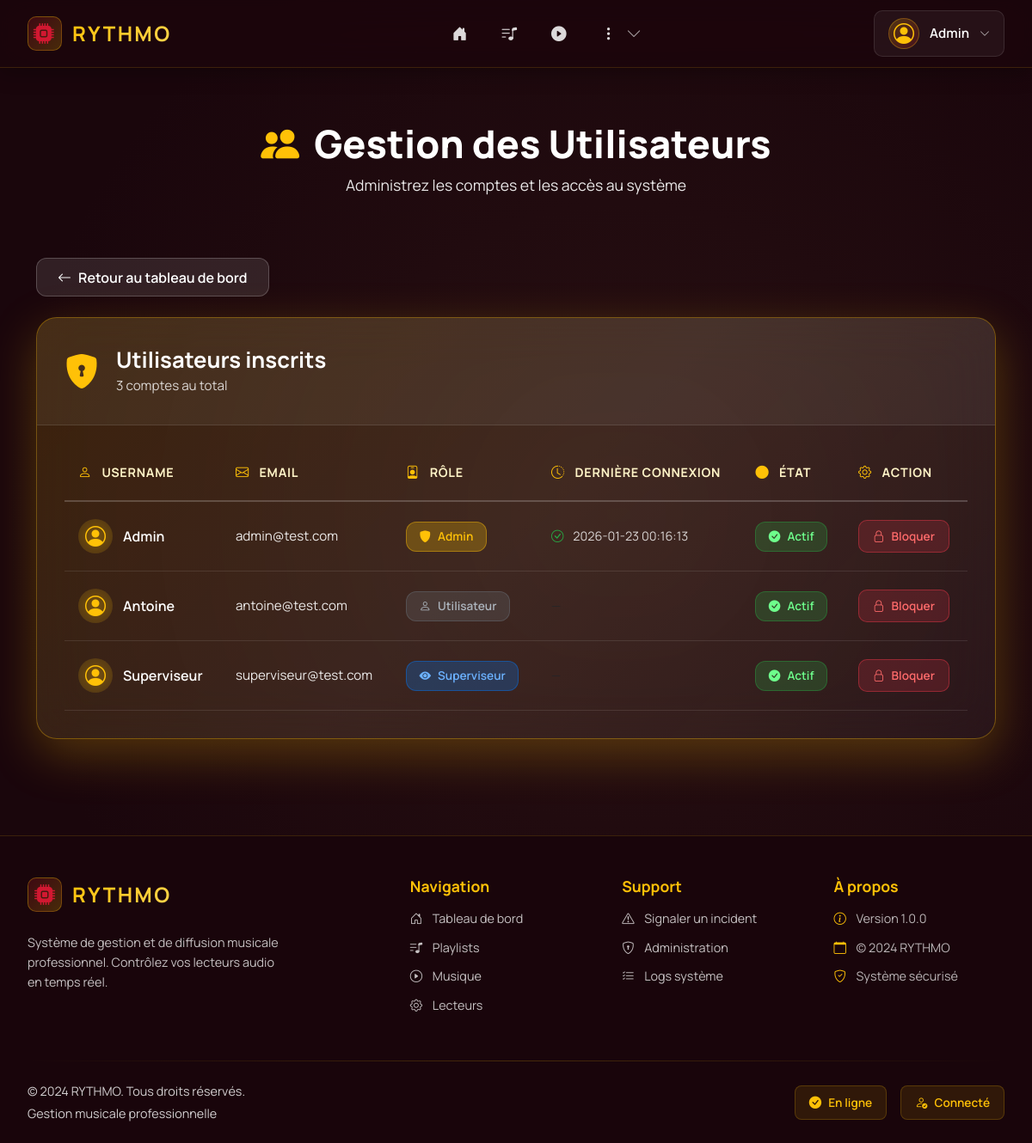
The page /admin/users/ (signed in) on the database its author committed.
### tables this page shows
CREATE TABLE Utilisateur(
   id_utilisateur INTEGER PRIMARY KEY AUTOINCREMENT,
   nom_utilisateur VARCHAR(50) UNIQUE,
   motdepasse VARCHAR(128),
   role VARCHAR(50),
   prenom VARCHAR(50),
   nom VARCHAR(50),
   age INTEGER,
   email VARCHAR(100) UNIQUE,
   login_attempts INTEGER DEFAULT 0,
   block_until DATETIME,
   last_login DATETIME
);

### app/controllers/AdminController.py (the view)
@admin_bp.route("/", endpoint="admin")
def list_users():
    admin_required()
    users = user_service.getUsers()
    metadata = {"title": "Admin - Gestion Utilisateurs", "pagename": "admin"}
    return render_template("admin.html", users=users, metadata=metadata)

### app/__init__.py (called while the page is built, shortened)
@app.before_request
def check_session_timeout():
    if 'user_id' in session:
        last_active = session.get('last_active')
        now = datetime.now()
        session['last_active'] = now.isoformat()

@app.before_request
def load_user():
    user_id = session.get("user_id")
    if user_id:
        user = UserSqliteDAO().findById(user_id)
        g.current_user = user
    else:
        g.current_user = None

@app.context_processor
def inject_user():
    return dict(current_user=g.get("current_user", None))

### app/controllers/AdminController.py (called while the page is built)
def admin_required():
    if session.get("role") not in ["admin", "Administrateur"]:
        abort(403)

### app/models/UserDAO.py (called while the page is built)
    def _getDbConnection(self):
        conn = sqlite3.connect(self.databasename)
        conn.row_factory = sqlite3.Row
        return conn

    def _initTable(self):
        conn = self._getDbConnection()
        conn.execute('''
            CREATE TABLE IF NOT EXISTS Utilisateur(
               id_utilisateur INTEGER PRIMARY KEY AUTOINCREMENT,
               nom_utilisateur VARCHAR(50) UNIQUE,
               prenom VARCHAR(50),
               nom VARCHAR(50),
               age INTEGER,
               email VARCHAR(100) UNIQUE,
               motdepasse VARCHAR(128),
               role VARCHAR(50),
               login_attempts INTEGER DEFAULT 0,
               block_until DATETIME,
               last_login DATETIME
            )
        ''')
        conn.commit()
        conn.close()

    def findAll(self):
        conn = self._getDbConnection()
        users = conn.execute("SELECT * FROM Utilisateur").fetchall()
        conn.close()
        return [User(dict(u)) for u in users]

    def findById(self, user_id):
      conn = self._getDbConnection()
      row = conn.execute(
        "SELECT * FROM Utilisateur WHERE id_utilisateur = :id",
        {"id": user_id}
    ).fetchone()
      conn.close()
      return User(row) if row else None

### app/services/user_service.py (called while the page is built)
    def getUsers(self):
        return self.udao.findAll()

### app/templates/admin.html (shortened to what this page needs)
{% extends 'layout.html' %}
{% block content %}
<div class="admin-hero">
  <div class="container">
    <h1><i class="bi bi-people-fill"></i> Gestion des Utilisateurs</h1>
    <p>Administrez les comptes et les accès au système</p>
  </div>
</div>
<div class="container mt-4 pb-5">
  <div class="admin-actions mb-4">
    <a href="{{ url_for('index') }}" class="btn btn-rythmo-back">
      <i class="bi bi-arrow-left"></i> Retour au tableau de bord
    </a>
  </div>
  <div class="admin-card">
    <div class="admin-card-header">
      <div class="admin-header-info">
        <i class="bi bi-shield-lock-fill"></i>
        <div>
          <h2>Utilisateurs inscrits</h2>
          <p>{{ users|length }} compte{{ 's' if users|length > 1 else '' }} au total</p>
        </div>
      </div>
    </div>
    <div class="admin-table-wrapper">
      <table class="admin-table">
        <thead>
          <tr>
            <th>
              <i class="bi bi-person"></i> Username
            </th>
            <th>
              <i class="bi bi-envelope"></i> Email
            </th>
            <th>
              <i class="bi bi-person-badge"></i> Rôle
            </th>
            <th>
              <i class="bi bi-clock-history"></i> Dernière connexion
            </th>
            <th>
              <i class="bi bi-circle-fill"></i> État
            </th>
            <th>
              <i class="bi bi-gear"></i> Action
            </th>
          </tr>
        </thead>
        <tbody>
          {% for u in users %}
          <tr class="admin-table-row">
            <td class="user-username">
              <div class="user-avatar">
                <i class="bi bi-person-circle"></i>
              </div>
              <span>{{ u.username }}</span>
            </td>
            <td class="user-email">{{ u.email }}</td>
            <td>
              <span class="role-badge role-{{ u.role|lower }}">
                {% if u.role == 'admin' %}
                  <i class="bi bi-shield-fill"></i> Admin
                {% elif u.role == 'superviseur' %}
                  <i class="bi bi-eye-fill"></i> Superviseur
                {% else %}
                  <i class="bi bi-person"></i> Utilisateur
                {% endif %}
              </span>
            </td>
            <td class="user-lastlogin">
              {% if u.last_login %}
                <i class="bi bi-check-circle"></i> {{ u.last_login }}
              {% else %}
                <span class="text-muted">—</span>
              {% endif %}
            </td>
            <td>
              {% if u.block_until %}
                <span class="status-badge status-blocked">
                  <i class="bi bi-x-circle-fill"></i> Bloqué
                </span>
              {% else %}
                <span class="status-badge status-active">
                  <i class="bi bi-check-circle-fill"></i> Actif
                </span>
              {% endif %}
            </td>
            <td class="user-actions">
              {% if u.block_until %}
                <a href="{{ url_for('admin.unblock_user', user_id=u.id) }}"
                   class="btn btn-action-unblock">
                  <i class="bi bi-unlock"></i> Débloquer
                </a>
              {% else %}
                <a href="{{ url_for('admin.block_user', user_id=u.id) }}"
                   class="btn btn-action-block"
                   onclick="return confirm('Êtes-vous sûr de vouloir bloquer cet utilisateur ?');">
                  <i class="bi bi-lock"></i> Bloquer
                </a>
              {% endif %}
            </td>
          </tr>
          {% endfor %}
        </tbody>
      </table>
    </div>
  </div>
</div>
{% endblock %}

### app/templates/includes/nav.html (shortened to what this page needs)
{% if current_user %}
<nav class="navbar-modern fixed-top navbar-expand-lg">
  <div class="navbar-container">
    <div class="navbar-brand-section">
      <a class="navbar-brand-modern" href="{{ url_for('index') }}">
        <div class="brand-icon-wrapper">
          <i class="bi bi-cpu-fill"></i>
        </div>
        <span class="brand-text">RYTHMO</span>
      </a>
      <div class="music-visualizer" id="music-bar">
      </div>
    </div>
    <div class="navbar-nav-section">
      <div class="collapse navbar-collapse-modern" id="navbarNav">
        <ul class="navbar-nav-modern">
          <li class="nav-item-modern">
            <a class="nav-link-modern nav-link-icon-only" href="{{ url_for('index') }}">
              <i class="bi bi-house-door-fill"></i>
            </a>
          </li>
          <li class="nav-item-modern">
            <a class="nav-link-modern nav-link-icon-only" href="{{ url_for('playlist.playlists') }}">
              <i class="bi bi-music-note-list"></i>
            </a>
          </li>
          <li class="nav-item-modern">
            <a class="nav-link-modern nav-link-icon-only" href="{{ url_for('musique.musique') }}">
              <i class="bi bi-play-circle-fill"></i>
            </a>
          </li>
          {% if current_user.role in ["admin", "superviseur"] or current_user.role == "admin" %}
          <li class="nav-item-modern nav-item-dropdown">
            <button class="nav-link-modern nav-link-icon-only nav-more-btn" type="button" data-bs-toggle="dropdown" aria-expanded="false">
              <i class="bi bi-three-dots-vertical"></i>
              <i class="bi bi-chevron-down nav-dropdown-arrow"></i>
            </button>
          </li>
          {% endif %}
        </ul>
      </div>
    </div>
    <div class="navbar-user-section">
      <div class="user-dropdown">
        <button class="user-menu-trigger" type="button" data-bs-toggle="dropdown" aria-expanded="false">
          <div class="user-avatar-nav">
            <i class="bi bi-person-circle"></i>
          </div>
          <span class="username-text d-none d-lg-inline">{{ current_user.username }}</span>
          <i class="bi bi-chevron-down dropdown-arrow"></i>
        </button>
      </div>
    </div>
  </div>
</nav>
{% endif %}

### app/templates/layout.html (style rules this page uses)
* { font-family: 'Manrope', -apple-system, BlinkMacSystemFont, 'Segoe UI', sans-serif !important; }
:root { --rythmo-gradient-start: #281012; --rythmo-gradient-end: #1a060c; --rythmo-gradient-mid: #3b1519; --rythmo-yellow: #ffc107; --rythmo-red: #d11831; --rythmo-text-light: #fff4c7; }
body { background: radial-gradient(ellipse at 60% 45%, var(--rythmo-gradient-start), var(--rythmo-gradient-end) 70%); min-height: 100vh; color: white; padding-top: 76px; }

### app/templates/includes/nav.html (style rules this page uses)
.navbar-modern { background: rgba(26, 6, 12, 0.85); backdrop-filter: blur(20px) saturate(180%); -webkit-backdrop-filter: blur(20px) saturate(180%); border-bottom: 1px solid rgba(255, 193, 7, 0.15); box-shadow: 0 4px 24px rgba(0, 0, 0, 0.3); padding: 0.75rem 0; z-index: 1050; transition: all 0.3s ease; }
.navbar-container { max-width: 1400px; margin: 0 auto; padding: 0 2rem; display: flex; align-items: center; justify-content: space-between; gap: 2rem; }
.navbar-brand-section { display: flex; align-items: center; gap: 1rem; flex-shrink: 0; }
.navbar-brand-modern { display: flex; align-items: center; gap: 0.75rem; text-decoration: none; color: #ffc107 !important; font-weight: 700; font-size: 1.5rem; letter-spacing: 0.1em; transition: all 0.3s ease; position: relative; }
.brand-icon-wrapper { width: 40px; height: 40px; display: flex; align-items: center; justify-content: center; background: linear-gradient(135deg, rgba(209, 24, 49, 0.2), rgba(255, 193, 7, 0.2)); border-radius: 10px; border: 1px solid rgba(255, 193, 7, 0.3); transition: all 0.3s ease; }
.brand-icon-wrapper i { font-size: 1.5rem; color: #d11831; transition: all 0.3s ease; }
.brand-text { background: linear-gradient(135deg, #ffc107, #ffd54f); -webkit-background-clip: text; -webkit-text-fill-color: transparent; background-clip: text; }
.music-visualizer { display: flex; align-items: flex-end; gap: 3px; height: 28px; margin-left: 0.5rem; }
.navbar-nav-section { flex: 1; display: flex; justify-content: center; }
.navbar-collapse-modern { display: flex !important; }
.navbar-nav-modern { display: flex; align-items: center; gap: 0.5rem; list-style: none; margin: 0; padding: 0; }
.nav-item-modern { position: relative; }
.nav-link-modern { display: flex; align-items: center; gap: 0.5rem; padding: 0.6rem 1.2rem; color: rgba(255, 255, 255, 0.85) !important; text-decoration: none; border-radius: 8px; transition: all 0.3s ease; font-weight: 500; font-size: 0.95rem; position: relative; overflow: hidden; }
.nav-link-modern::before { content: ''; position: absolute; top: 0; left: -100%; width: 100%; height: 100%; background: linear-gradient(90deg, transparent, rgba(255, 193, 7, 0.1), transparent); transition: left 0.5s ease; }
.nav-link-modern i { font-size: 1.1rem; transition: all 0.3s ease; }
.nav-link-icon-only { padding: 0.6rem 1rem !important; position: relative; }
.nav-item-dropdown { position: relative; }
.nav-more-btn { cursor: pointer; border: none; background: transparent; }
.nav-dropdown-arrow { font-size: 0.7rem; transition: transform 0.3s ease; opacity: 0.7; margin-left: 0.25rem; }
.navbar-user-section { display: flex; align-items: center; gap: 1rem; flex-shrink: 0; }
.user-dropdown { position: relative; }
.user-menu-trigger { display: flex; align-items: center; gap: 0.75rem; background: rgba(255, 255, 255, 0.05); border: 1px solid rgba(255, 255, 255, 0.1); border-radius: 10px; padding: 0.5rem 1rem; color: white; cursor: pointer; transition: all 0.3s ease; }
.user-avatar-nav { width: 36px; height: 36px; display: flex; align-items: center; justify-content: center; background: linear-gradient(135deg, rgba(255, 193, 7, 0.2), rgba(209, 24, 49, 0.2)); border-radius: 50%; border: 1px solid rgba(255, 193, 7, 0.3); }
.user-avatar-nav i { font-size: 1.5rem; color: #ffc107; }
.username-text { font-weight: 600; font-size: 0.95rem; }
.dropdown-arrow { font-size: 0.75rem; transition: transform 0.3s ease; opacity: 0.7; }
.navbar-modern { animation: slideDown 0.4s ease-out; }

### rows shown on the page
Utilisateur: username "Admin", email "admin@test.com", role "admin" (drawn), last_login "2026-01-23 00:16:13"
Utilisateur: username "Antoine", email "antoine@test.com", role "utilisateur" (drawn)
Utilisateur: username "Superviseur", email "superviseur@test.com", role "superviseur" (drawn)

### other values the page prints
{{ users|length }} "3"
{{ 's' if users|length > 1 else '' }} "s"
